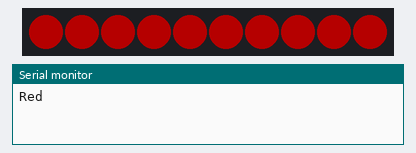
This sketch was run on a simulated Arduino Uno, built with avr-gcc and run on an emulated ATmega328P. On the bench: 10 RGB LEDs in strip order, left to right, the last lines printed to the serial monitor. Dim RGB values are drawn brighter than linear.

Above: at 0.1 s.
At 3.1 s:
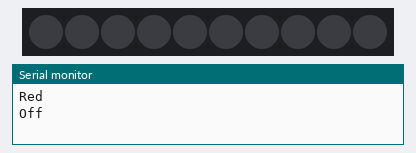

The sketch:

V2_board_test.ino
```cpp
#include <Adafruit_NeoPixel.h>

#define LED_COUNT 10
#define LED_PIN MISO

Adafruit_NeoPixel strip(LED_COUNT, LED_PIN, NEO_GRB + NEO_KHZ800);

void setup() {
  // Some boards work best if we also make a serial connection
  Serial.begin(9600);

  /// Initialize all NeoPixel LED strips and reduce brightness
  strip.begin();
  strip.setBrightness(64);
  for (int i = 0; i < LED_COUNT; i++) {
    strip.setPixelColor(i, 0, 0, 0);
  }
}

void loop() {
  // Say hi!
  Serial.println("Red");

  for (int i = 0; i < LED_COUNT; i++) {
    strip.setPixelColor(i, 255, 0, 0);
  }
  strip.show();
  delay(3000);

  Serial.println("Off");
  for (int i = 0; i < LED_COUNT; i++) {
    strip.setPixelColor(i, 0, 0, 0);
  }
  strip.show();
  delay(3000);
}
```

Measured:
- what the display in image 1 shows lasts 3.0 s, from 3.0 s to 6.0 s
